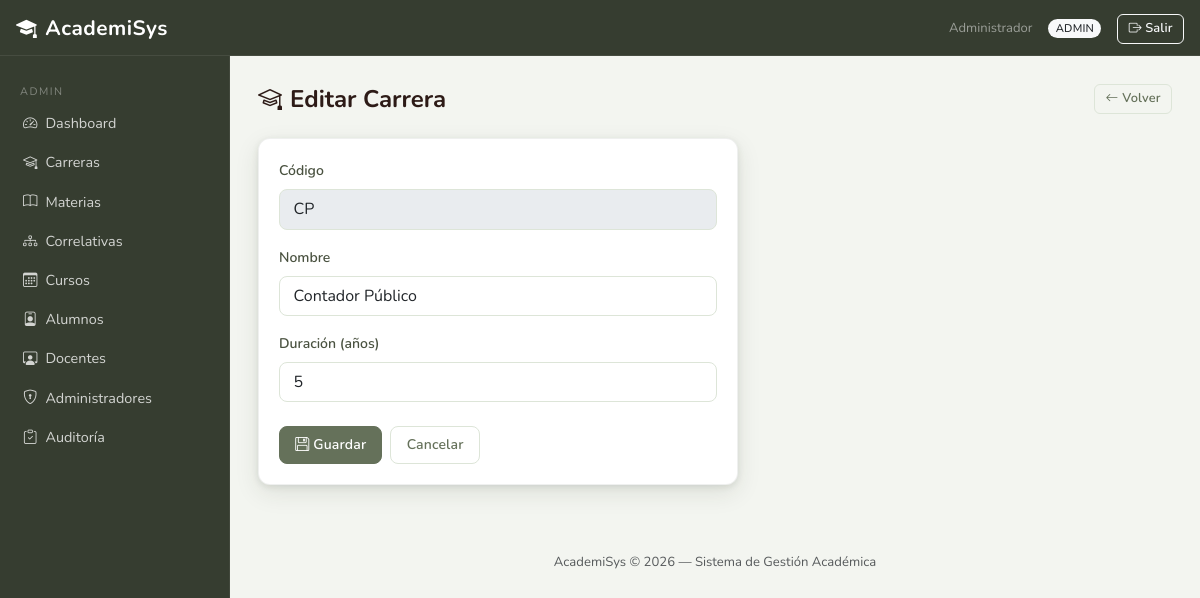
The app's page /index.php?controller=admin&action=carrera&cod=CP (signed in) with its own data.
### tables this page shows
CREATE TABLE `carrera` (
  `CodCarrera` varchar(10) NOT NULL,
  `NomCarrera` varchar(150) NOT NULL,
  `DurAnios` int(11) NOT NULL
);

### core/Controller.php (called while the page is built, shortened)
<?php
abstract class Controller {
    protected function render(string $view, array $data = []): void {
        extract($data);
        require_once BASE_PATH . '/views/layouts/header.php';
        require_once BASE_PATH . "/views/{$view}.php";
        require_once BASE_PATH . '/views/layouts/footer.php';
    }
}

### controllers/AdminController.php (called while the page is built, shortened)
<?php
class AdminController extends Controller {
    private AdminModel     $adminModel;
    public function __construct() {
        $this->adminModel     = new AdminModel();
    }
    public function carrera(): void {
        $isNew   = $_SERVER['REQUEST_METHOD'] === 'POST' ? isset($_POST['_isNew']) : !isset($_GET['cod']);
        $cod     = $_SERVER['REQUEST_METHOD'] === 'POST' ? trim($_POST['CodCarrera']) : ($_GET['cod'] ?? '');
        $carrera = $isNew ? [] : $this->adminModel->getCarreraById($cod);
        $this->render('admin/carrera_form', compact('carrera', 'isNew', 'error'));
    }
}

### core/Router.php (called while the page is built, shortened)
<?php
class Router {
    public function dispatch(): void {
        $action     = preg_replace('/[^a-zA-Z]/', '', $_GET['action'] ?? 'login');
        $obj = new $className();
        $obj->$action();
    }
}

### index.php (called while the page is built, shortened)
<?php
require_once BASE_PATH . '/config/database.php';
require_once BASE_PATH . '/core/Model.php';
require_once BASE_PATH . '/core/Controller.php';
require_once BASE_PATH . '/core/Router.php';
$router = new Router();
$router->dispatch();

### config/database.php (called while the page is built, shortened)
<?php
class Database {
    private static ?PDO $instance = null;
    public static function getConnection(): PDO {
        if (self::$instance === null) {
            $dsn  = 'mysql:host=localhost;dbname=academisys;charset=utf8mb4';
            $opts = [
                PDO::ATTR_ERRMODE            => PDO::ERRMODE_EXCEPTION,
                PDO::ATTR_DEFAULT_FETCH_MODE => PDO::FETCH_ASSOC,
                PDO::ATTR_EMULATE_PREPARES   => false,
            ];
            self::$instance = new PDO($dsn, 'root', '', $opts);
        }
        return self::$instance;
    }
}

### core/Model.php (called while the page is built, shortened)
<?php
abstract class Model {
    public function __construct() {
        $this->db = Database::getConnection();
    }
}

### models/AdminModel.php (called while the page is built, shortened)
<?php
class AdminModel extends Model {
    public function getCarreraById(string $cod): array {
        $stmt = $this->db->prepare("SELECT * FROM Carrera WHERE CodCarrera = :cod");
        $stmt->execute([':cod' => $cod]);
        return $stmt->fetch() ?: [];
    }
}

### views/admin/carrera_form.php (the view, shortened to what this page needs)
<div class="d-flex justify-content-between align-items-center mb-4">
    <h4 class="fw-bold mb-0">
        <i class="bi bi-mortarboard me-2"></i><?= $isNew ? 'Nueva Carrera' : 'Editar Carrera' ?>
    </h4>
    <a href="index.php?controller=admin&action=carreras" class="btn btn-outline-secondary btn-sm">
        <i class="bi bi-arrow-left me-1"></i>Volver
    </a>
</div>
<div class="card border-0 shadow-sm" style="max-width:480px;">
    <div class="card-body">
        <form method="post" action="index.php?controller=admin&action=carrera">
            <div class="mb-3">
                <label class="form-label fw-semibold">Código</label>
                <input type="text" name="CodCarrera" class="form-control text-uppercase"
                       value="<?= htmlspecialchars($carrera['CodCarrera'] ?? '') ?>"
                       <?= !$isNew ? 'disabled' : 'required' ?> maxlength="10"
                       placeholder="Ej: ING, LIS, TUS">
            </div>
            <div class="mb-3">
                <label class="form-label fw-semibold">Nombre</label>
                <input type="text" name="NomCarrera" class="form-control" required
                       value="<?= htmlspecialchars($carrera['NomCarrera'] ?? '') ?>"
                       placeholder="Ej: Ingeniería en Informática">
            </div>
            <div class="mb-4">
                <label class="form-label fw-semibold">Duración (años)</label>
                <input type="number" name="DurAnios" class="form-control" required min="1" max="10"
                       value="<?= htmlspecialchars($carrera['DurAnios'] ?? '') ?>">
            </div>
            <div class="d-flex gap-2">
                <button type="submit" class="btn btn-primary">
                    <i class="bi bi-floppy me-1"></i>Guardar
                </button>
                <a href="index.php?controller=admin&action=carreras" class="btn btn-outline-secondary">Cancelar</a>
            </div>
        </form>
    </div>
</div>

### assets/css/style.css (style rules this page uses)
:root { --br-900: #272E22; --br-800: #363D30; --br-700: #4A5240; --br-600: #65715A; --br-500: #849174; --br-400: #A3B090; --br-300: #C4CFBA; --br-200: #DDE5D8; --br-100: #ECF0E8; --br-50: #F3F5F0; --amber: #EF8C00; --amber-lt:#FFF8EC; --green: #4A7C4E; --green-lt:#EEF5EE; --teal: #00796B; --teal-lt: #E0F2F0; --rose: #BF360C; --rose-lt: #FBE9E7; --indigo: #3949AB; --indigo-lt:#EEF0FC; --shadow-sm: 0 1px 4px rgba(62,39,35,.07); --shadow-md: 0 4px 16px rgba(62,39,35,.13); --shadow-lg: 0 8px 32px rgba(62,39,35,.18); --radius: 10px; --radius-sm: 6px; }
body { background: var(--br-50); font-family: 'Nunito', sans-serif; font-size: .93rem; color: #2D1B17; }
h1,h2,h3,h4,h5,h6 { font-family:'Nunito',sans-serif; }
.card { border: 1px solid rgba(39,46,34,.07) !important; border-radius: 12px !important; box-shadow: 0 2px 6px rgba(39,46,34,.10), 0 8px 24px rgba(39,46,34,.10); transition: box-shadow .22s ease, transform .22s ease; background: #fff; }
.card-body { padding: 1.25rem; }
.card.shadow-sm, .card.shadow, .card.shadow-lg { box-shadow: 0 2px 6px rgba(39,46,34,.10), 0 8px 24px rgba(39,46,34,.10) !important; }
.form-label { font-weight: 500; color: var(--br-700); font-size: .875rem; }
.form-control, .form-select { border-color: var(--br-200); border-radius: 8px; background: #fff; padding: .45rem .85rem; transition: border-color .15s ease, box-shadow .15s ease; }
.btn { border-radius: 8px; font-weight: 600; font-size: .875rem; padding: .45rem .95rem; letter-spacing: .15px; transition: background .15s ease, border-color .15s ease, box-shadow .15s ease, transform .1s ease; }
.btn-sm { border-radius: 6px; font-size: .8rem; padding: .28rem .65rem; }
.btn-primary { background: var(--br-600); border-color: var(--br-600); color: #fff; }
.btn-outline-secondary { color: var(--br-600); border-color: var(--br-200); }

### records on screen
carrera: CodCarrera "CP", NomCarrera "Contador Público", DurAnios "5"

### other values on screen
$_SESSION['usuario']['NombreCompleto'] "Administrador"
$_SESSION['usuario']['NombreRol'] "ADMIN"
